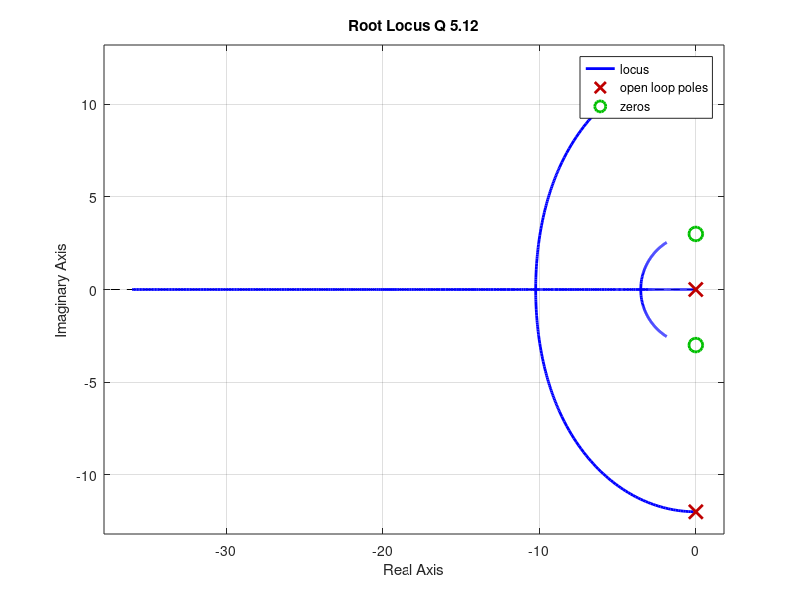

This figure's MATLAB source:
clear all; clc;

s = tf('s');

% 5.20
% N = s+2;
% D = s*(s-2)*(s^2 + 2*s + 10);
% 
% H = N/D
% rlocus(H);
% title('Question 5.20');



% 5.22
% N = (s+1)*(s^2+81);
% D = (s+13)*(s^2 + 100)*s^2;
% 
% H = N/D;
% rlocus(H);
% title('Question 5.22');
% 
% Zeta = 0.707;
% wn = [0:10:1000];
% sgrid(Zeta, wn);
% figure;
% % [k, poles] = rlocfind(H);
% sys = feedback(32.4*H,1);
% step(sys);
% title('Step Response - Q. 5.22');

% % %5.10
% N = 9.8*(s^2 - 0.5*s + 6.3);
% D = (s + 0.66)*(s^2 - 0.24*s + 0.15);
% H = N/D;
% rlocus(H);
% title('Q 5.10 Root Locus');
% axis([-4 4 -3 3])
% sys = feedback(H, 1);
% [p,z] = pzmap(sys);
% % axis([-4 4 -3 3]);
% % figure;
% % N1 = 9.8*N;
% % H1 = N1/D;
% % rlocus(H1);axis([-4 4 -3 3]);

%5.12
N = s^2 + 9;
D = s*(s^2 + 144);
H = N/D;
rlocus(H);
title('Root Locus Q 5.12');
